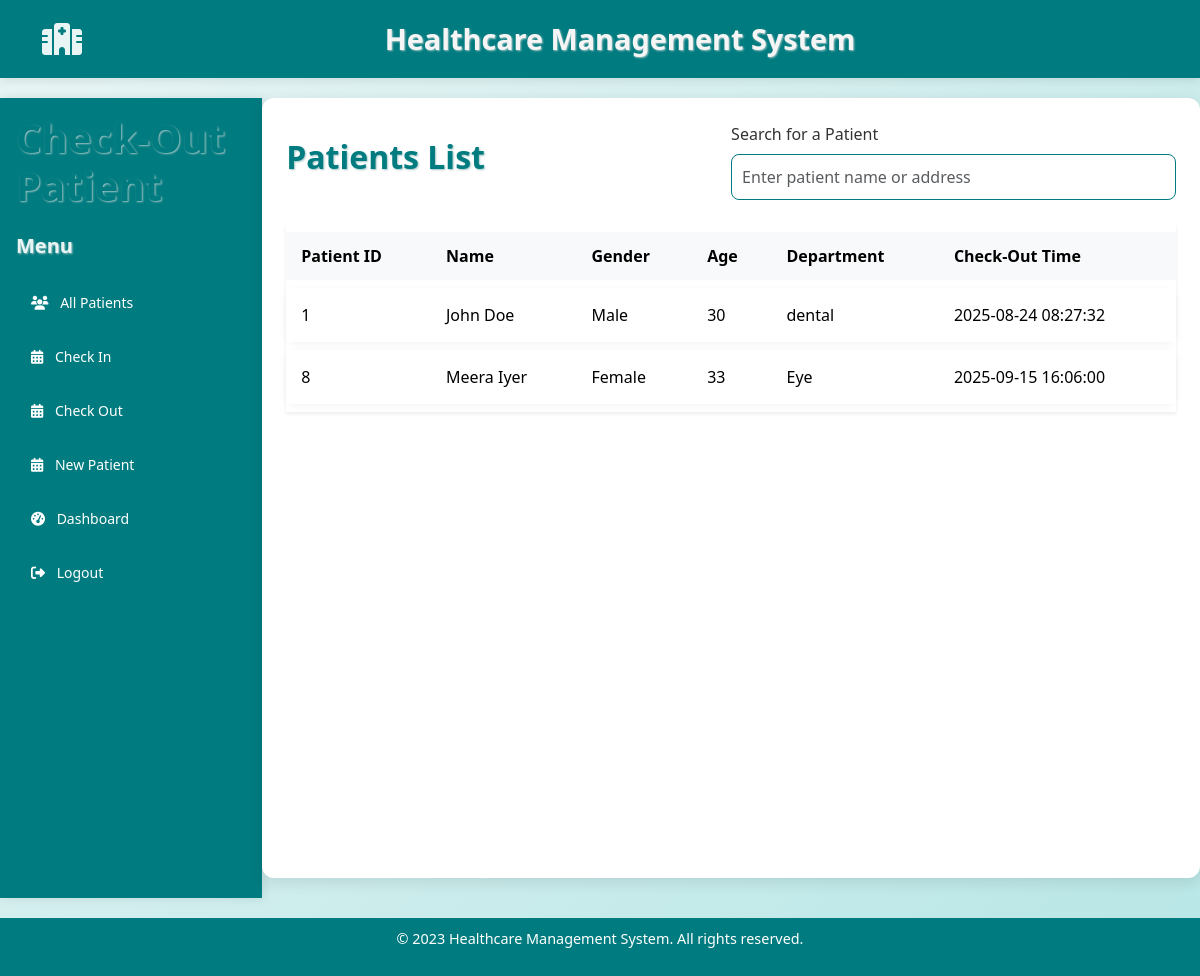
Page /checkout on the committed database.
### models.py (models this page shows)
class Patientout(db.Model):
    id = db.Column(db.Integer, primary_key=True)
    patientid = db.Column(db.Integer, db.ForeignKey('patient.id'),nullable=False)
    check_out_time = db.Column(db.DateTime, default=without_microseconds)
    notes = db.Column(db.String(255))

class Patient(db.Model):
    id = db.Column(db.Integer, primary_key=True)
    name = db.Column(db.String(100), nullable=False)
    gender = db.Column(db.String, nullable=False)
    age = db.Column(db.Integer, nullable=False)
    phone = db.Column(db.Integer, nullable=False)
    address = db.Column(db.String, nullable=False)
    department = db.Column(db.String, nullable=False)

### app.py (the view, shortened to what this page needs)
@app.route('/checkout', methods=['GET', 'POST'])
def checkout_page():
    shift2 = db.session.query(Patientout, Patient).join(Patient, Patientout.patientid == Patient.id).all()
    return render_template('checkout.html', patients=shift2)

### templates/checkout.html (shortened to what this page needs)
{% extends "base.html" %}
{% block content %}
    <div class="d-flex">
        <nav class="sidebar text-white p-3 vh-100" style="background-color: #007b7f;">
            <h1 class="mb-4">Check-Out Patient</h1>
            <h5 class="mb-4">Menu</h5>
            <ul class="nav flex-column">
                <li class="nav-item mb-2"><a href="{{url_for('adminp')}}" class ="nav-link text-white"><i class="fas fa-users me-2"></i> All Patients</a>
                <li class="nav-item mb-2">
                    <a href="{{ url_for('checkin_page') }}" class="nav-link text-white">
                        <i class="fas fa-calendar-alt me-2"></i> Check In
                    </a>
                </li>
                <li class="nav-item mb-2">
                    <a href="{{ url_for('checkout_page') }}" class="nav-link text-white">
                        <i class="fas fa-calendar-alt me-2"></i> Check Out
                    </a>
                </li>
                <li class="nav-item mb-2">
                    <a href="{{ url_for('patreg') }}" class="nav-link text-white">
                        <i class="fas fa-calendar-alt me-2"></i> New Patient
                    </a>
                </li>
                <li class="nav-item mb-2">
                    <a href="{{ url_for('analytics.analytics_dashboard') }}" class="nav-link text-white">
                        <i class="fas fa-tachometer-alt me-2"></i> Dashboard
                    </a>
                </li>
                <li class="nav-item mb-2">
                    <a href="{{ url_for('logout') }}" class="nav-link text-white">
                        <i class="fas fa-sign-out-alt me-2"></i> Logout
                    </a>
                </li>
            </ul>
        </nav>
    <div class="container-fluid p-4">
        <div class="d-flex justify-content-between align-items-center mb-4">
            <h2>Patients List</h2>
            <div class="w-50">
                <label class="form-label">Search for a Patient</label>
                <input type="text" id="searchInput" class="form-control" placeholder="Enter patient name or address">
            </div>
        </div>
        <table class="table table-bordered align-middle shadow-sm">
            <thead class="table-light">
                <tr>
                    <th>Patient ID</th>
                    <th>Name</th>
                    <th>Gender</th>
                    <th>Age</th>
                    <th>Department</th>
                    <th>Check-Out Time</th>
                </tr>
            </thead>
            <tbody id="resultsBody">
                    {% for checkin_record, patient in patients %}
                    <tr>
                        <td>{{ patient.id }}</td>
                        <td>{{ patient.name }}</td>
                        <td>{{ patient.gender }}</td>
                        <td>{{ patient.age }}</td>
                        <td>{{ patient.department }}</td>
                        <td>{{ checkin_record.check_out_time }}</td>
                    </tr>
                    {% endfor %}
            </tbody>
        </table>
    </div>
</div>
{% endblock %}

### static/style.css (style rules this page uses)
body { background-color: #f8f9fa; font-family: 'Segoe UI', sans-serif; }
.sidebar { width: 330px; }
.sidebar .nav-item { cursor: pointer; font-size: 14px; }
.table td, .table th { vertical-align: middle; }

### templates/base.html (style rules this page uses)
body { background: linear-gradient(135deg, #e9f5f5 0%, #b8e6e6 100%); font-family: 'Segoe UI', Tahoma, Geneva, Verdana, sans-serif; color: #333; margin: 0; padding: 0; min-height: 100vh; display: flex; flex-direction: column; }
h1, h2, h3, h4, h5, h6 { color: #007b7f; font-weight: 700; text-shadow: 1px 1px 2px #a0c4c4; }
.container-fluid { max-width: 1200px; background: white; border-radius: 12px; box-shadow: 0 4px 15px rgba(0,0,0,0.1); padding: 30px; margin: 0 auto 20px auto; }
.sidebar { background-color: #007b7f; color: white; min-height: 100vh; padding: 20px; box-shadow: 2px 0 10px rgba(0,0,0,0.1); }
.sidebar h5 { color: #e9f5f5; font-weight: 600; margin-bottom: 20px; }
.sidebar .nav-link { color: #e9f5f5; font-weight: 500; padding: 10px 15px; border-radius: 8px; transition: background-color 0.3s ease; margin-bottom: 5px; }
.table { border-collapse: separate; border-spacing: 0 8px; width: 100%; }
.table thead tr { background-color: #007b7f; color: white; font-weight: 600; border-radius: 12px; }
.table thead th { padding: 12px 15px; text-align: left; border: none; }
.table tbody tr { background-color: #f0f8f8; border-radius: 12px; box-shadow: 0 2px 8px rgba(0,0,0,0.05); transition: background-color 0.3s ease; }
.table tbody td { padding: 15px; vertical-align: middle; font-size: 1rem; border: none; }
.form-control { border-radius: 8px; border: 1px solid #007b7f; padding: 10px; }

### rows in the picture
Patientout: id "1", name "John Doe", gender "Male", age "30", department "dental", check_out_time "2025-08-24 08:27:32"
Patientout: id "8", name "Meera Iyer", gender "Female", age "33", department "Eye", check_out_time "2025-09-15 16:06:00"
